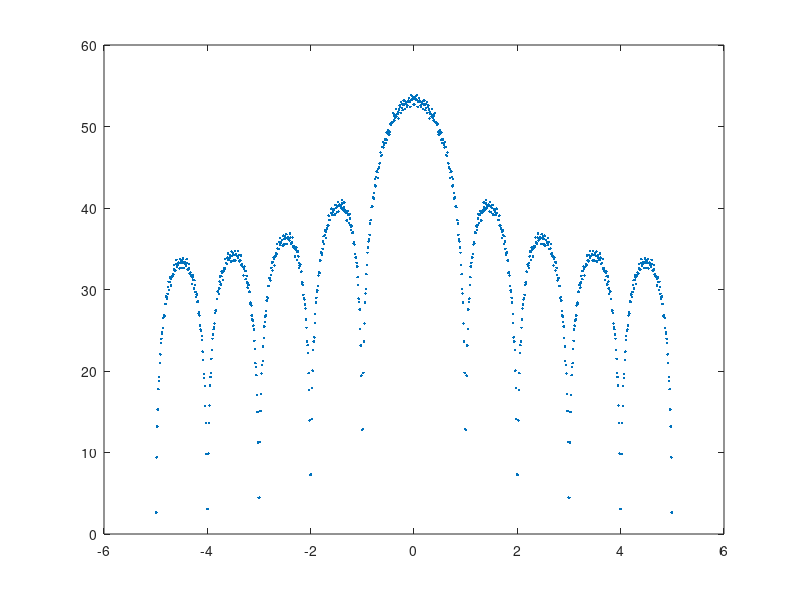
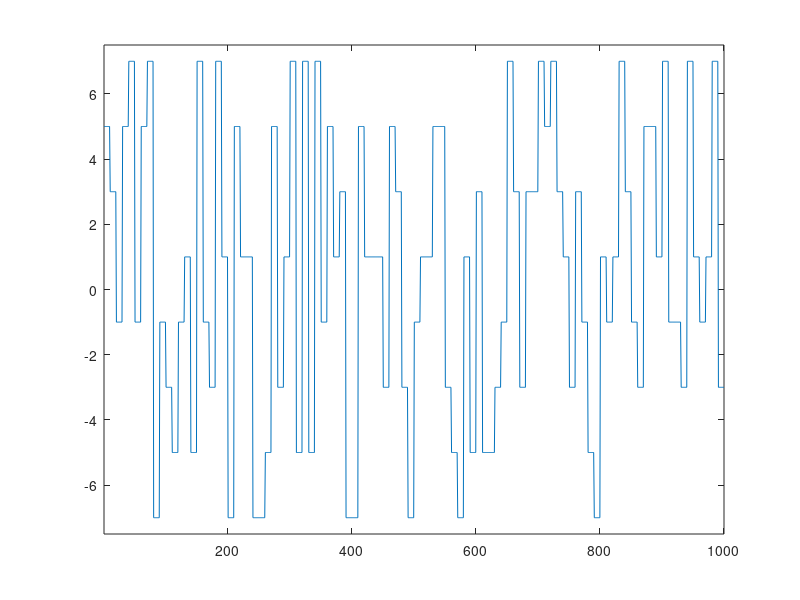

MATLAB code to generate these figures, in order:
clear all;
close all;
hold off;

%%
N_LP = 100;                          % number of loops;
tSym = 1;                            % symbol period;
fs = 10;                             % sampling frequency;
ts = 1/fs;                           % sampling period;
N_SP_PER_SYM = tSym/ts;              % number of samples per symbol;

N_SYM = 100;                         % number of symbols per loop;
N_FFT = N_SYM * tSym * fs;           % total number of samples;

t_sp = [0: N_SP_PER_SYM-1]/N_SP_PER_SYM * tSym;           % sampling time within a symbol;
gm = ones(1, N_SP_PER_SYM);          % pulse of non-return to zero;
% gm = [ones(1, N_SP_PER_SYM/2) zeros(1, N_SP_PER_SYM/2)];          % pulse of return to zero;
% gm = [ones(1, N_SP_PER_SYM/2) -ones(1, N_SP_PER_SYM/2)];          % pulse of return to zero;

b = randi([0 1],1, N_SYM);           % randomly generate 0,1,  length N_SYM symbols
% b = 2*randi([0 1],1, N_SYM)-1;           % randomly generate +1,-1,  length N_SYM symbols

t_int = kron( [0: N_SYM-1], ones(1, N_SP_PER_SYM) ) * tSym;  
t_fra = kron( ones(1, length(b)), t_sp );
tline = t_int + t_fra;               % sampling time of the whole sequence;


% stem(tline, wa);
%%
sfpwave = zeros(1, length(tline));
for i = 1: N_LP
    
    b = randi([0 7],1, N_SYM)*2-7;           % randomly generate 0,1,  length N_SYM symbols
%     b = 2*randi([0 1],1, N_SYM)-1;           % randomly generate +1,-1,  length N_SYM symbols
    wa = kron(b, gm);                    % wave form;
    % stem(tline, wa);

    sf = fft(wa, N_FFT);                     
    sfpw = abs(sf).^2;                  % related to the power spectrum density;
    sfpwave = sfpwave + sfpw;        

    sfpwave_now = sfpwave/i;            % averaged over Number of loops;
    sfpwave_now = [sfpwave_now(N_FFT/2+1 : N_FFT) sfpwave_now(1 : N_FFT/2)];
    sfpwave_dB = 10*log10(sfpwave_now);      % in dB;

    f_line = [-N_FFT/2 : N_FFT/2-1 ]/N_FFT * fs;
    % figure;
    plot(f_line, sfpwave_dB, '.');
    pause(0.01);

end

figure
plot(wa);
axis([-inf inf -7.5 7.5]);
